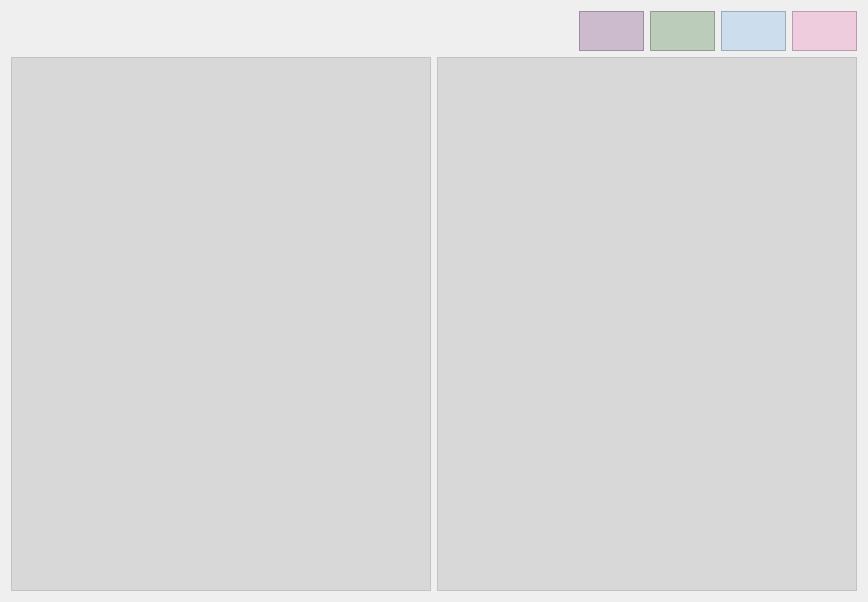
<?xml version="1.0" encoding="UTF-8"?>
<ui version="4.0">
 <class>ChooseWidget</class>
 <widget class="QDialog" name="ChooseWidget">
  <property name="geometry">
   <rect>
    <x>0</x>
    <y>0</y>
    <width>868</width>
    <height>602</height>
   </rect>
  </property>
  <property name="windowTitle">
   <string>Dialog</string>
  </property>
  <property name="styleSheet">
   <string notr="true">QFrame
{
	background:rgba(0,0,0,0.1);
}</string>
  </property>
  <layout class="QVBoxLayout" name="verticalLayout">
   <item>
    <layout class="QHBoxLayout" name="horizontalLayout_2">
     <item>
      <spacer name="horizontalSpacer">
       <property name="orientation">
        <enum>Qt::Horizontal</enum>
       </property>
       <property name="sizeHint" stdset="0">
        <size>
         <width>40</width>
         <height>20</height>
        </size>
       </property>
      </spacer>
     </item>
     <item>
      <widget class="ChoosePie" name="FramePie">
       <property name="minimumSize">
        <size>
         <width>65</width>
         <height>40</height>
        </size>
       </property>
       <property name="maximumSize">
        <size>
         <width>65</width>
         <height>40</height>
        </size>
       </property>
       <property name="styleSheet">
        <string notr="true">QFrame
{
	background:#cbc
}</string>
       </property>
       <property name="frameShape">
        <enum>QFrame::StyledPanel</enum>
       </property>
       <property name="frameShadow">
        <enum>QFrame::Raised</enum>
       </property>
      </widget>
     </item>
     <item>
      <widget class="ChooseHis" name="FrameHis">
       <property name="minimumSize">
        <size>
         <width>65</width>
         <height>40</height>
        </size>
       </property>
       <property name="maximumSize">
        <size>
         <width>65</width>
         <height>40</height>
        </size>
       </property>
       <property name="styleSheet">
        <string notr="true">QFrame
{
	background:#bcb
}</string>
       </property>
       <property name="frameShape">
        <enum>QFrame::StyledPanel</enum>
       </property>
       <property name="frameShadow">
        <enum>QFrame::Raised</enum>
       </property>
      </widget>
     </item>
     <item>
      <layout class="QHBoxLayout" name="horizontalLayout">
       <item>
        <widget class="ChoosePol" name="FramePol">
         <property name="minimumSize">
          <size>
           <width>65</width>
           <height>40</height>
          </size>
         </property>
         <property name="maximumSize">
          <size>
           <width>65</width>
           <height>40</height>
          </size>
         </property>
         <property name="styleSheet">
          <string notr="true">QFrame
{
	background:#cde
}</string>
         </property>
         <property name="frameShape">
          <enum>QFrame::StyledPanel</enum>
         </property>
         <property name="frameShadow">
          <enum>QFrame::Raised</enum>
         </property>
        </widget>
       </item>
       <item>
        <widget class="ChooseSave" name="FrameSave">
         <property name="minimumSize">
          <size>
           <width>65</width>
           <height>40</height>
          </size>
         </property>
         <property name="maximumSize">
          <size>
           <width>65</width>
           <height>40</height>
          </size>
         </property>
         <property name="styleSheet">
          <string notr="true">QFrame
{
	background:#ecd
}</string>
         </property>
         <property name="frameShape">
          <enum>QFrame::StyledPanel</enum>
         </property>
         <property name="frameShadow">
          <enum>QFrame::Raised</enum>
         </property>
        </widget>
       </item>
      </layout>
     </item>
    </layout>
   </item>
   <item>
    <layout class="QHBoxLayout" name="horizontalLayout_3">
     <item>
      <widget class="QFrame" name="Frame1">
       <property name="sizePolicy">
        <sizepolicy hsizetype="Preferred" vsizetype="Expanding">
         <horstretch>0</horstretch>
         <verstretch>0</verstretch>
        </sizepolicy>
       </property>
       <property name="frameShape">
        <enum>QFrame::StyledPanel</enum>
       </property>
       <property name="frameShadow">
        <enum>QFrame::Raised</enum>
       </property>
      </widget>
     </item>
     <item>
      <widget class="QFrame" name="Frame2">
       <property name="sizePolicy">
        <sizepolicy hsizetype="Preferred" vsizetype="Expanding">
         <horstretch>0</horstretch>
         <verstretch>0</verstretch>
        </sizepolicy>
       </property>
       <property name="frameShape">
        <enum>QFrame::StyledPanel</enum>
       </property>
       <property name="frameShadow">
        <enum>QFrame::Raised</enum>
       </property>
      </widget>
     </item>
    </layout>
   </item>
  </layout>
 </widget>
 <customwidgets>
  <customwidget>
   <class>ChoosePie</class>
   <extends>QFrame</extends>
   <header>ChoosePie.h</header>
   <container>1</container>
  </customwidget>
  <customwidget>
   <class>ChooseHis</class>
   <extends>QFrame</extends>
   <header>ChooseHis.h</header>
   <container>1</container>
  </customwidget>
  <customwidget>
   <class>ChoosePol</class>
   <extends>QFrame</extends>
   <header>ChoosePol.h</header>
   <container>1</container>
  </customwidget>
  <customwidget>
   <class>ChooseSave</class>
   <extends>QFrame</extends>
   <header>ChooseSave.h</header>
   <container>1</container>
  </customwidget>
 </customwidgets>
 <resources/>
 <connections/>
</ui>
